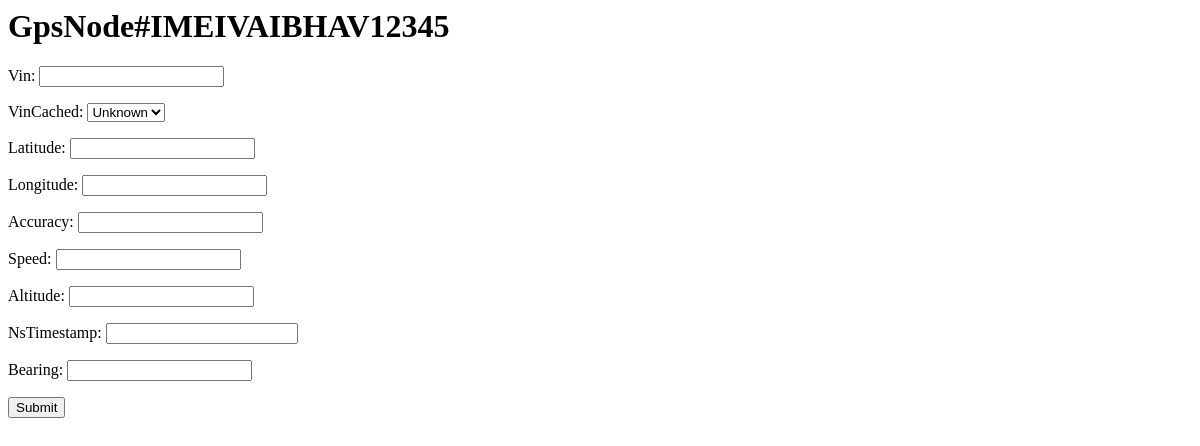
/gps/6/metricsAdd/ (signed in), run on an earlier commit of the app's database.
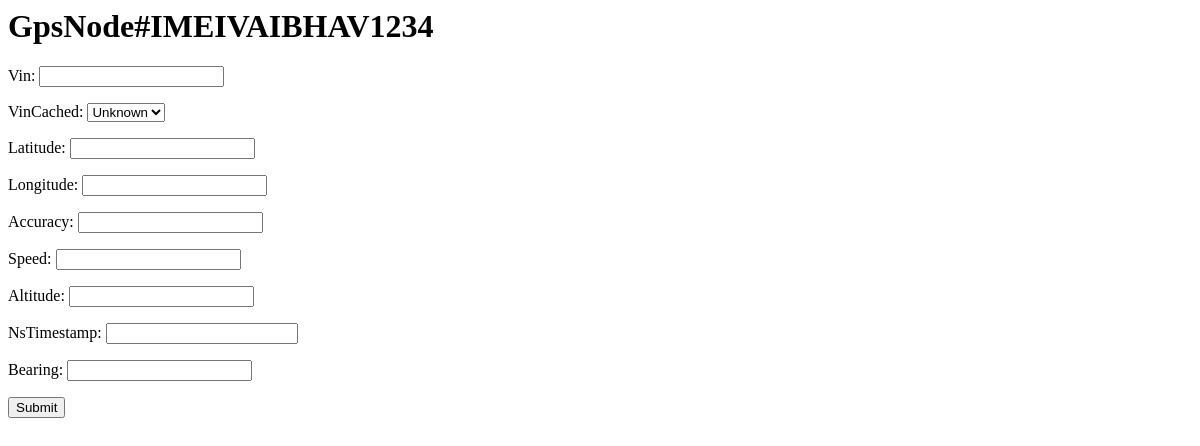
And on a later commit of the database.
### gps/models.py (models this page shows, shortened)
class GpsNode(models.Model):
    user = models.ForeignKey(User)
    ident = models.CharField(max_length=48)
    created = models.DateTimeField('Created', auto_now_add=True)
    lastActive = models.DateTimeField('LastActive', auto_now=True)
    def __unicode__(self):
        return 'GpsNode#'+self.ident

### gps/views.py (the view)
# urls.py: url(r'^(?P<pk>\d+)/metricsAdd/$', views.GpsNodeMetricsAdd, name='update'),
def GpsNodeMetricsAdd(request, pk=None):
    node = get_object_or_404(GpsNode, pk=pk)
    if request.method == 'POST':
        form = MetricsForm(request.POST)
        if form.is_valid() and node.user.id == request.user.id:
            print 'MetricsForm is valid'
            c = form.save(commit=False)
            c.node = node
            c.save()
            url = '/gps/%s/detail' % pk
            return HttpResponseRedirect(url)
        else:
            return render(request, 'gps/gpsnode_update.html',
                            {'node' : node, 'pk' : pk, 'form' : form,
                             'error_message' : 'Invalid form submitted'})
    elif node.user.id  != request.user.id:
        print 'user %r has no record for this node - %r' % (request.user, node.user)
        raise Http404('User has no such record.')
    else:
        form = MetricsForm()
        return render(request, 'gps/gpsnode_update.html',
                        {'node' : node, 'pk' : pk, 'form' : form})

### gps/views.py
class MetricsForm(ModelForm):
    class Meta:
        model = GpsNodeMetrics
        fields = ['vin', 'vinCached', 'latitude', 'longitude',
                  'accuracy', 'speed', 'altitude', 'nsTimestamp',
                  'bearing']

### templates/gps/gpsnode_update.html (shortened to what this page needs)
<h1>{{ node }}</h1>
<form action="{% url 'gps:update' pk %}" method="post">
  {{ form.as_p }}
  <input type="submit" value="Submit"/>
</form>

What changed in the data, as far as the page shows it:
changed GpsNode: ident "GpsNode#IMEIVAIBHAV12345" → "GpsNode#IMEIVAIBHAV1234"
